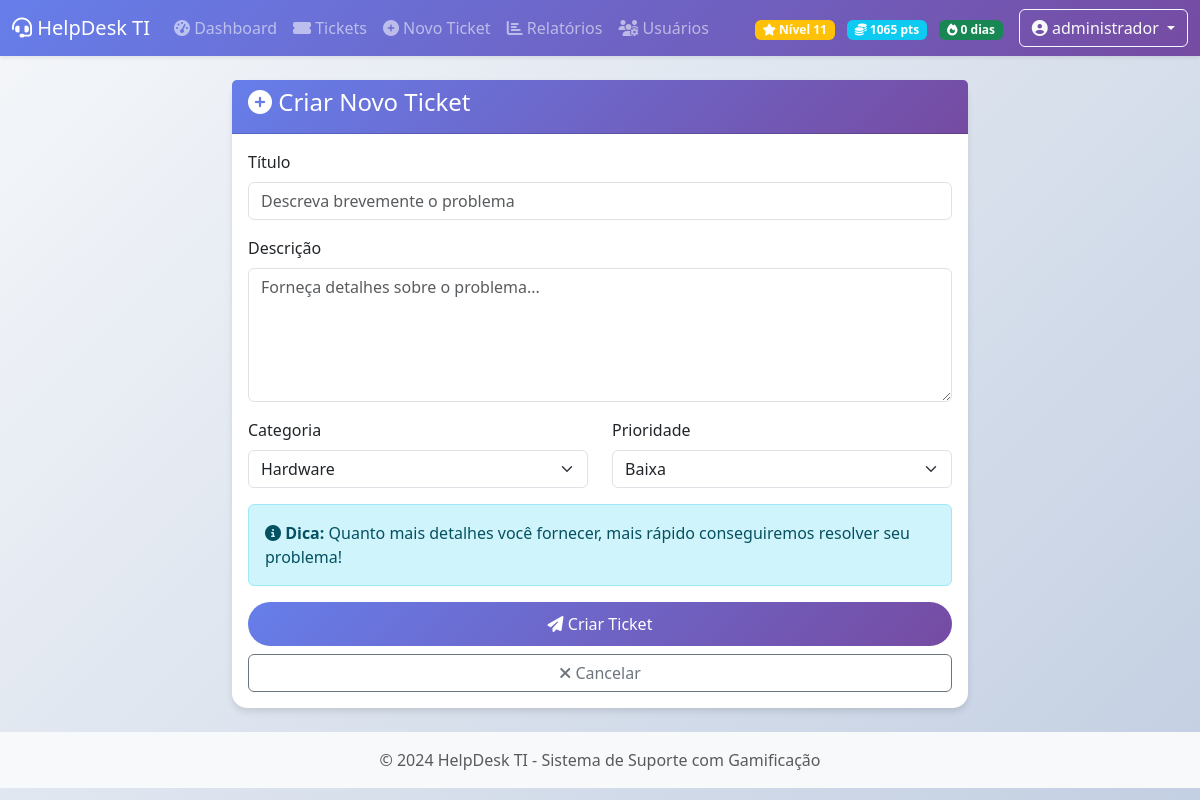
Screenshot of /tickets/new (signed in) with the database file from the repository.
### app.py (models this page shows, shortened)
class User(UserMixin, db.Model):
    id = db.Column(db.Integer, primary_key=True)
    username = db.Column(db.String(80), unique=True, nullable=False)
    email = db.Column(db.String(120), unique=True, nullable=False)
    password_hash = db.Column(db.String(200), nullable=False)
    full_name = db.Column(db.String(200), nullable=False)
    role = db.Column(db.String(50), default='user')  # user, technician, admin
    department = db.Column(db.String(100))
    created_at = db.Column(db.DateTime, default=datetime.utcnow)
    points = db.Column(db.Integer, default=0)
    level = db.Column(db.Integer, default=1)
    badges = db.Column(db.Text, default='[]')  # JSON array
    streak_days = db.Column(db.Integer, default=0)
    last_activity = db.Column(db.DateTime, default=datetime.utcnow)
    tickets_created = db.relationship('Ticket', foreign_keys='Ticket.user_id', backref='creator', lazy='dynamic')
    tickets_assigned = db.relationship('Ticket', foreign_keys='Ticket.assigned_to', backref='technician', lazy='dynamic')
    comments = db.relationship('Comment', backref='author', lazy='dynamic')

### app.py (the view, shortened to what this page needs)
@app.route('/tickets/new', methods=['GET', 'POST'])
@login_required
def new_ticket():
    form = TicketForm()
    return render_template('tickets/new.html', form=form)

### app.py
class TicketForm(FlaskForm):
    title = StringField('Título', validators=[DataRequired(), Length(max=200)])
    description = TextAreaField('Descrição', validators=[DataRequired()])
    category = SelectField('Categoria', choices=[
        ('hardware', 'Hardware'),
        ('software', 'Software'),
        ('network', 'Rede'),
        ('printer', 'Impressora'),
        ('email', 'Email'),
        ('access', 'Acesso/Permissões'),
        ('other', 'Outros')
    ])
    priority = SelectField('Prioridade', choices=[
        ('low', 'Baixa'),
        ('medium', 'Média'),
        ('high', 'Alta'),
        ('critical', 'Crítica')
    ])

### app.py (called while the page is built)
@login_manager.user_loader
def load_user(user_id):
    return User.query.get(int(user_id))

@app.context_processor
def inject_globals():
    return {
        'priority_colors': {
            'low': 'success',
            'medium': 'warning',
            'high': 'danger',
            'critical': 'dark'
        },
        'status_colors': {
            'open': 'info',
            'in_progress': 'warning',
            'resolved': 'success',
            'closed': 'secondary'
        },
        'category_icons': {
            'hardware': 'fa-desktop',
            'software': 'fa-code',
            'network': 'fa-network-wired',
            'printer': 'fa-print',
            'email': 'fa-envelope',
            'access': 'fa-key',
            'other': 'fa-question-circle'
        }
    }

### templates/tickets/new.html (shortened to what this page needs)
{% extends "base.html" %}
{% block content %}
<div class="container">
    <div class="row justify-content-center">
        <div class="col-md-8">
            <div class="card">
                <div class="card-header bg-gradient-primary text-white">
                    <h4><i class="fas fa-plus-circle"></i> Criar Novo Ticket</h4>
                </div>
                <div class="card-body">
                    <form method="POST">
                        <div class="mb-3">
                            {{ form.title.label(class="form-label") }}
                            {{ form.title(class="form-control", placeholder="Descreva brevemente o problema") }}
                        </div>
                        <div class="mb-3">
                            {{ form.description.label(class="form-label") }}
                            {{ form.description(class="form-control", rows="5", placeholder="Forneça detalhes sobre o problema...") }}
                        </div>
                        <div class="row">
                            <div class="col-md-6 mb-3">
                                {{ form.category.label(class="form-label") }}
                                {{ form.category(class="form-select") }}
                            </div>
                            <div class="col-md-6 mb-3">
                                {{ form.priority.label(class="form-label") }}
                                {{ form.priority(class="form-select") }}
                            </div>
                        </div>
                        <div class="alert alert-info">
                            <i class="fas fa-info-circle"></i>
                            <strong>Dica:</strong> Quanto mais detalhes você fornecer, mais rápido conseguiremos resolver seu problema!
                        </div>
                        <div class="d-grid gap-2">
                            <button type="submit" class="btn btn-gradient-primary">
                                <i class="fas fa-paper-plane"></i> Criar Ticket
                            </button>
                            <a href="{{ url_for('tickets_list') }}" class="btn btn-outline-secondary">
                                <i class="fas fa-times"></i> Cancelar
                            </a>
                        </div>
                    </form>
                </div>
            </div>
        </div>
    </div>
</div>
{% endblock %}

### templates/base.html (shortened to what this page needs)
<!DOCTYPE html>
<html lang="pt-BR">
<head>
    <link href="https://cdn.jsdelivr.net/npm/bootstrap@5.3.0/dist/css/bootstrap.min.css" rel="stylesheet">
    <link rel="stylesheet" href="https://cdnjs.cloudflare.com/ajax/libs/font-awesome/6.4.0/css/all.min.css">
    <link rel="stylesheet" href="{{ url_for('static', filename='css/style.css') }}">
</head>
<body>
    <nav class="navbar navbar-expand-lg navbar-dark bg-gradient-primary shadow-sm">
        <div class="container-fluid">
            <a class="navbar-brand" href="{{ url_for('dashboard') }}">
                <i class="fas fa-headset"></i> HelpDesk TI
            </a>
            {% if current_user.is_authenticated %}
            <div class="collapse navbar-collapse" id="navbarNav">
                <ul class="navbar-nav me-auto">
                    <li class="nav-item">
                        <a class="nav-link" href="{{ url_for('dashboard') }}">
                            <i class="fas fa-tachometer-alt"></i> Dashboard
                        </a>
                    </li>
                    <li class="nav-item">
                        <a class="nav-link" href="{{ url_for('tickets_list') }}">
                            <i class="fas fa-ticket-alt"></i> Tickets
                        </a>
                    </li>
                    <li class="nav-item">
                        <a class="nav-link" href="{{ url_for('new_ticket') }}">
                            <i class="fas fa-plus-circle"></i> Novo Ticket
                        </a>
                    </li>
                    {% if current_user.role in ['technician', 'admin'] %}
                    <li class="nav-item">
                        <a class="nav-link" href="{{ url_for('reports') }}">
                            <i class="fas fa-chart-bar"></i> Relatórios
                        </a>
                    </li>
                    {% endif %}
                    {% if current_user.role == 'admin' %}
                    <li class="nav-item">
                        <a class="nav-link" href="{{ url_for('admin_users') }}">
                            <i class="fas fa-users-cog"></i> Usuários
                        </a>
                    </li>
                    {% endif %}
                </ul>
                <div class="d-flex align-items-center">
                    {% if current_user.role in ['admin', 'technician'] %}
                    <div class="me-3 text-white">
                        <span class="badge bg-warning me-2">
                            <i class="fas fa-star"></i> Nível {{ current_user.level or 1 }}
                        </span>
                        <span class="badge bg-info me-2">
                            <i class="fas fa-coins"></i> {{ current_user.points or 0 }} pts
                        </span>
                        <span class="badge bg-success">
                            <i class="fas fa-fire"></i> {{ current_user.streak_days or 0 }} dias
                        </span>
                    </div>
                    {% endif %}
                    <div class="dropdown">
                        <button class="btn btn-outline-light dropdown-toggle" type="button" data-bs-toggle="dropdown">
                            <i class="fas fa-user-circle"></i> {{ current_user.full_name }}
                        </button>
                    </div>
                </div>
            </div>
            {% endif %}
        </div>
    </nav>
    <main class="container-fluid py-4">
        {% block content %}{% endblock %}
    </main>
    <footer class="footer mt-auto py-3 bg-light">
        <div class="container text-center">
            <span class="text-muted">© 2024 HelpDesk TI - Sistema de Suporte com Gamificação</span>
        </div>
    </footer>
</body>
</html>

### static/css/style.css (style rules this page uses)
:root { --primary-gradient: linear-gradient(135deg, #667eea 0%, #764ba2 100%); --success-gradient: linear-gradient(135deg, #84fab0 0%, #8fd3f4 100%); --danger-gradient: linear-gradient(135deg, #f093fb 0%, #f5576c 100%); --warning-gradient: linear-gradient(135deg, #fa709a 0%, #fee140 100%); --info-gradient: linear-gradient(135deg, #4facfe 0%, #00f2fe 100%); }
body { background: linear-gradient(135deg, #f5f7fa 0%, #c3cfe2 100%); min-height: 100vh; font-family: 'Segoe UI', Tahoma, Geneva, Verdana, sans-serif; }
.bg-gradient-primary { background: var(--primary-gradient); }
.card { border: none; border-radius: 15px; box-shadow: 0 4px 6px rgba(0, 0, 0, 0.1); transition: all 0.3s ease; background: white; }
.btn-gradient-primary { background: var(--primary-gradient); color: white; border: none; border-radius: 25px; padding: 10px 30px; transition: all 0.3s ease; }

### rows the page displays
User: level "11", points "1065", streak_days "0", full_name "administrador"
